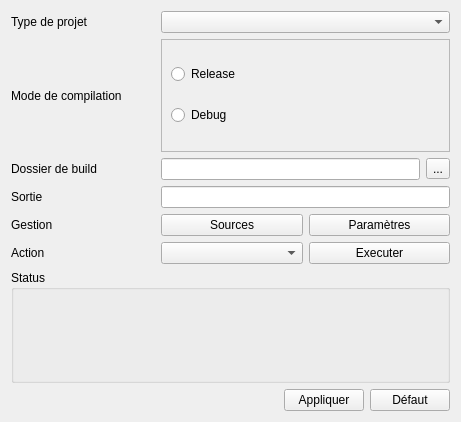
<?xml version="1.0" encoding="UTF-8"?>
<ui version="4.0">
 <class>TabCompiler</class>
 <widget class="QWidget" name="TabCompiler">
  <property name="geometry">
   <rect>
    <x>0</x>
    <y>0</y>
    <width>461</width>
    <height>422</height>
   </rect>
  </property>
  <property name="windowTitle">
   <string>Form</string>
  </property>
  <layout class="QGridLayout" name="gridLayout">
   <item row="6" column="0" colspan="3">
    <widget class="QGroupBox" name="groupBox_status">
     <property name="title">
      <string>Status</string>
     </property>
    </widget>
   </item>
   <item row="5" column="0">
    <widget class="QLabel" name="label_action">
     <property name="text">
      <string>Action</string>
     </property>
    </widget>
   </item>
   <item row="4" column="0">
    <widget class="QLabel" name="label_gestion">
     <property name="text">
      <string>Gestion</string>
     </property>
    </widget>
   </item>
   <item row="3" column="0">
    <widget class="QLabel" name="label_output">
     <property name="text">
      <string>Sortie</string>
     </property>
    </widget>
   </item>
   <item row="2" column="0">
    <widget class="QLabel" name="label_buildDir">
     <property name="text">
      <string>Dossier de build</string>
     </property>
    </widget>
   </item>
   <item row="1" column="0">
    <widget class="QLabel" name="label_compilationMode">
     <property name="text">
      <string>Mode de compilation</string>
     </property>
    </widget>
   </item>
   <item row="0" column="0">
    <widget class="QLabel" name="label_projectTyper">
     <property name="text">
      <string>Type de projet</string>
     </property>
    </widget>
   </item>
   <item row="0" column="1" colspan="2">
    <widget class="QComboBox" name="comboBox_projectType"/>
   </item>
   <item row="1" column="1" colspan="2">
    <widget class="QFrame" name="frame">
     <property name="frameShape">
      <enum>QFrame::StyledPanel</enum>
     </property>
     <property name="frameShadow">
      <enum>QFrame::Raised</enum>
     </property>
     <layout class="QVBoxLayout" name="verticalLayout">
      <item>
       <widget class="QRadioButton" name="radioButton_release">
        <property name="toolTip">
         <string>Défini la macro NDEBUG</string>
        </property>
        <property name="text">
         <string>Release</string>
        </property>
       </widget>
      </item>
      <item>
       <widget class="QRadioButton" name="radioButton_debug">
        <property name="toolTip">
         <string>Défini la macro _DEBUG</string>
        </property>
        <property name="text">
         <string>Debug</string>
        </property>
       </widget>
      </item>
     </layout>
    </widget>
   </item>
   <item row="2" column="1" colspan="2">
    <layout class="QHBoxLayout" name="horizontalLayout_2">
     <item>
      <widget class="QLineEdit" name="lineEdit_buildDir">
       <property name="readOnly">
        <bool>true</bool>
       </property>
      </widget>
     </item>
     <item>
      <widget class="QToolButton" name="toolButton_buildDir">
       <property name="text">
        <string>...</string>
       </property>
      </widget>
     </item>
    </layout>
   </item>
   <item row="3" column="1" colspan="2">
    <widget class="QLineEdit" name="lineEdit_output"/>
   </item>
   <item row="4" column="1" colspan="2">
    <layout class="QHBoxLayout" name="horizontalLayout_3">
     <item>
      <widget class="QPushButton" name="pushButton_sources">
       <property name="text">
        <string>Sources</string>
       </property>
      </widget>
     </item>
     <item>
      <widget class="QPushButton" name="pushButton_param">
       <property name="text">
        <string>Paramètres</string>
       </property>
      </widget>
     </item>
    </layout>
   </item>
   <item row="5" column="1" colspan="2">
    <layout class="QHBoxLayout" name="horizontalLayout">
     <item>
      <widget class="QComboBox" name="comboBox_action"/>
     </item>
     <item>
      <widget class="QPushButton" name="pushButton_action">
       <property name="text">
        <string>Executer</string>
       </property>
      </widget>
     </item>
    </layout>
   </item>
   <item row="7" column="0" colspan="3">
    <layout class="QHBoxLayout" name="horizontalLayout_4">
     <item>
      <spacer name="horizontalSpacer">
       <property name="orientation">
        <enum>Qt::Horizontal</enum>
       </property>
       <property name="sizeHint" stdset="0">
        <size>
         <width>40</width>
         <height>20</height>
        </size>
       </property>
      </spacer>
     </item>
     <item>
      <widget class="QPushButton" name="pushButton_apply">
       <property name="text">
        <string>Appliquer</string>
       </property>
      </widget>
     </item>
     <item>
      <widget class="QPushButton" name="pushButton_default">
       <property name="text">
        <string>Défaut</string>
       </property>
      </widget>
     </item>
    </layout>
   </item>
  </layout>
 </widget>
 <resources/>
 <connections/>
</ui>
